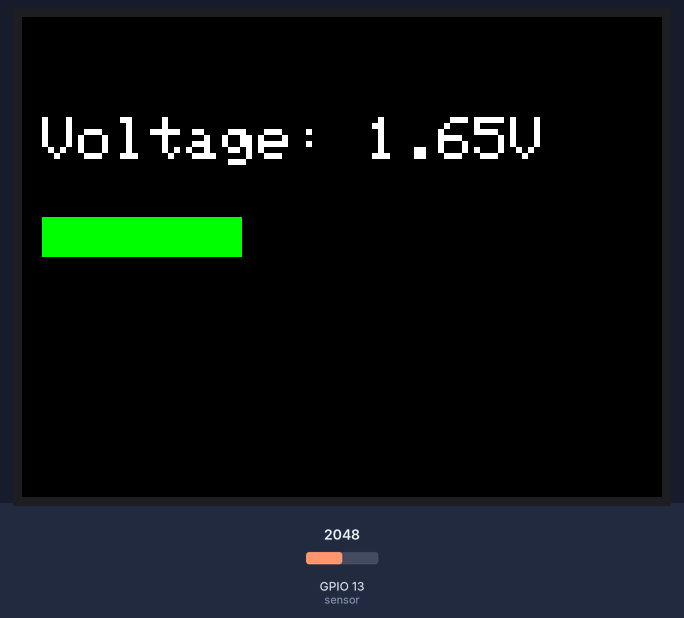
Recording of a sketch running on a simulated ESP32. Shown: 320×240 colour display. Inputs (shaded band) come from the test bench; at power-on: GPIO 13 (sensor) = 2048. What the sketch prints to the serial monitor is not drawn.

Above: at 6.5 s.
6.6 s: GPIO 13 (sensor) set to 2096
At 7.2 s:
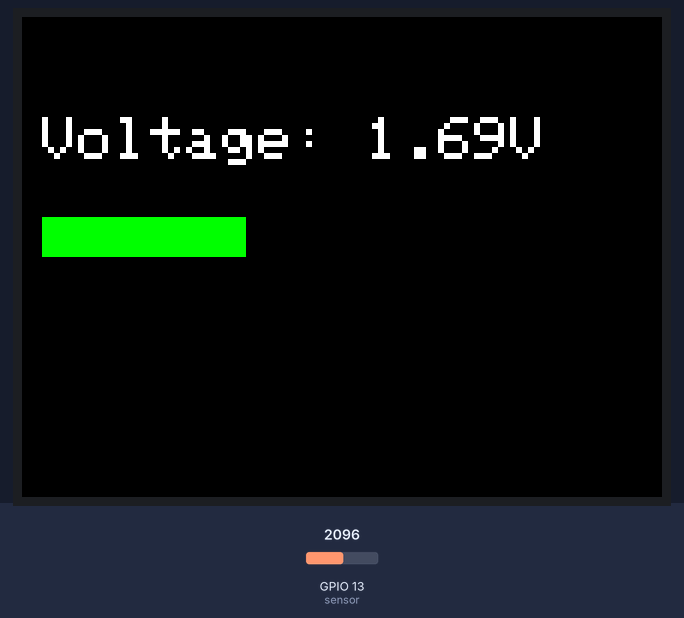
8.1 s: GPIO 13 (sensor) set to 2047
At 8.7 s:
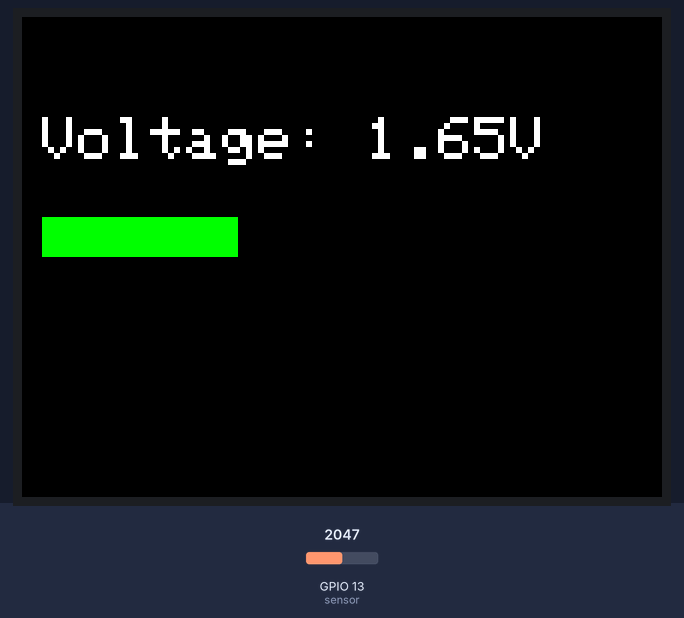
9.6 s: GPIO 13 (sensor) set to 1228
At 10.2 s:
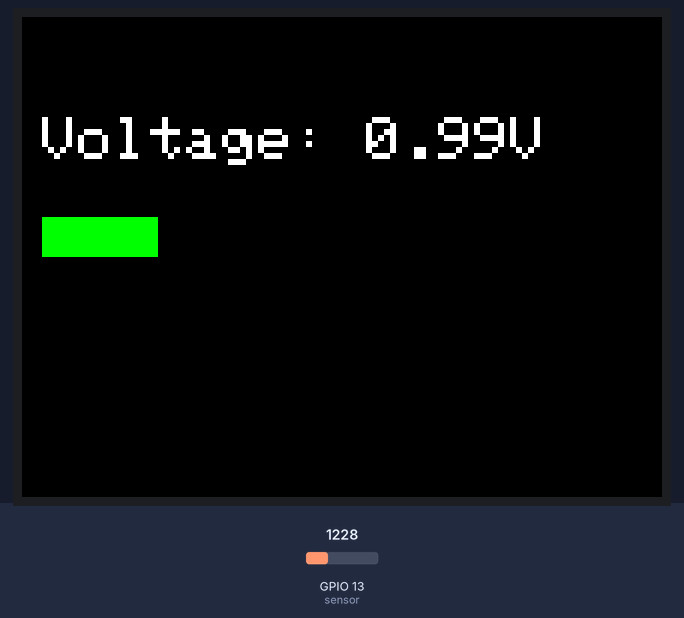
Timing chart, 0 to 12.6 s (numbered marks = the images above; inputs shaded):
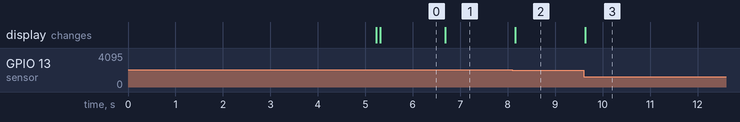

Measured:
- the behaviour switches between 2053 and 2054 on GPIO 13 (sensor) (found by bisection; images 0 and 1)
- after the input at 6.6 s, the display: changes after 0.08 s (image 1)
- after the input at 8.1 s, the display: changes after 0.06 s (image 2)
- after the input at 9.6 s, the display: changes at once (image 3)

The sketch:

voltmeter.ino
```cpp
/*
 * Voltmeter for the BYUI ESP32 Dev Board
 *
 * Hardware:
 * - ST7789 240x320 TFT Display (rotated to 320x240)
 */

// Software Libraries
#include <Adafruit_GFX.h>
#include <Adafruit_ST7789.h>
#include <SPI.h>

// Display pins
#define TFT_CS   0
#define TFT_RST  1
#define TFT_DC   45
#define TFT_MOSI 3
#define TFT_SCLK 46
#define TFT_MISO -1 // unused

// Declare the display
Adafruit_ST7789 tft = Adafruit_ST7789(TFT_CS, TFT_DC, TFT_RST);

// Setup code - executes once
void setup() {

  // Send startup message to computer
  Serial.begin(115200);
  Serial.println("Starting the Voltmeter...");

  // Initialize display
  SPI.begin(TFT_SCLK, TFT_MISO, TFT_MOSI);
  tft.init(240, 320);
  tft.setRotation(1); // 320x240 landscape
  tft.fillScreen(ST77XX_BLACK);

  // Show splash screen on display
  tft.setCursor(60, 100);
  tft.setTextColor(ST77XX_GREEN);
  tft.setTextSize(3);
  tft.println("Voltmeter");

  // Wait 5 seconds
  delay(5000);

  // Clear the screen and switch font color
  tft.fillScreen(ST77XX_BLACK);
  tft.setTextColor(ST77XX_WHITE, ST77XX_BLACK);

  // Send status message to computer
  Serial.println("Voltmeter initialized!");
}

// Loop code - executes over and over again
void loop() {

  // Take a measurement on pin 13
  float sensorValue = analogRead(13);  // sensor reading (ranges from 0 to 4095)

  // Rescale the measurement for display
  float voltValue = sensorValue / 4095 * 3.3; // convert to voltage (0V to 3.3V)
  int meterValue = map(sensorValue, 0, 4095, 0, 100); // scale to 0-100%

  // Print the voltage on the display
  tft.setCursor(10, 50);
  tft.print("Voltage: ");
  tft.print(voltValue);
  tft.print("V");

  // Draw a green bar as a voltage gauge
  tft.fillRect(10, 100, (meterValue*2), 20, ST77XX_GREEN);
  tft.fillRect(10 + (meterValue*2), 100, 200 - (meterValue*2), 20, ST77XX_BLACK); // clear rest of old bar

  // Wait 100 ms until the next read
  delay(100);
}
```
